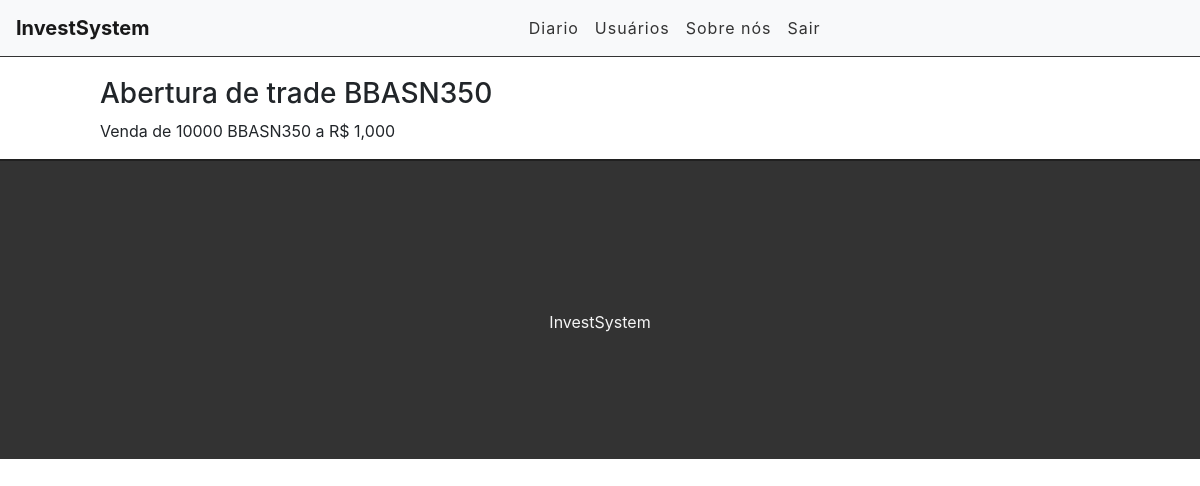
Page /diario/29 (signed in) on the committed database.
### contas/models.py (models this page shows, shortened)
class Trade(models.Model):
      STATUS = (
            ('doing', 'Doing'),
            ('done', 'Done'),
      )
      title = models.CharField(max_length=255)
      description = models.TextField()
      done = models.CharField(
            max_length=5,
            choices = STATUS,
      )
      user = models.ForeignKey(get_user_model(), on_delete=models.CASCADE)
      created_at = models.DateTimeField(auto_now_add=True)
      updated_at = models.DateTimeField(auto_now=True)

### contas/views.py (the view)
# urls.py: path('diario/<int:id>',views.diarioTraderView, name='diario-view'),
@login_required
def diarioTraderView(request, id):
    trade = get_object_or_404(Trade, pk=id)
    return render(request, 'contas/task.html', {'trade':trade})

### contas/templates/contas/task.html (shortened to what this page needs)
{%extends 'contas/base.html'%}
{%block content%}
<div class="offset-1 col-10 list-div">
    <h3>{{trade.title}}</h3>
    <p>{{trade.description}}</p>
</div>
{%endblock%}

### contas/static/css/styles.css (style rules this page uses)
.list-div { padding: 0; }

### contas/templates/contas/task.html (style rules this page uses)
.list-div { padding: 0; }

### rows in the picture
Trade: title "Abertura de trade BBASN350", description "Venda de 10000 BBASN350 a R$ 1,000"
